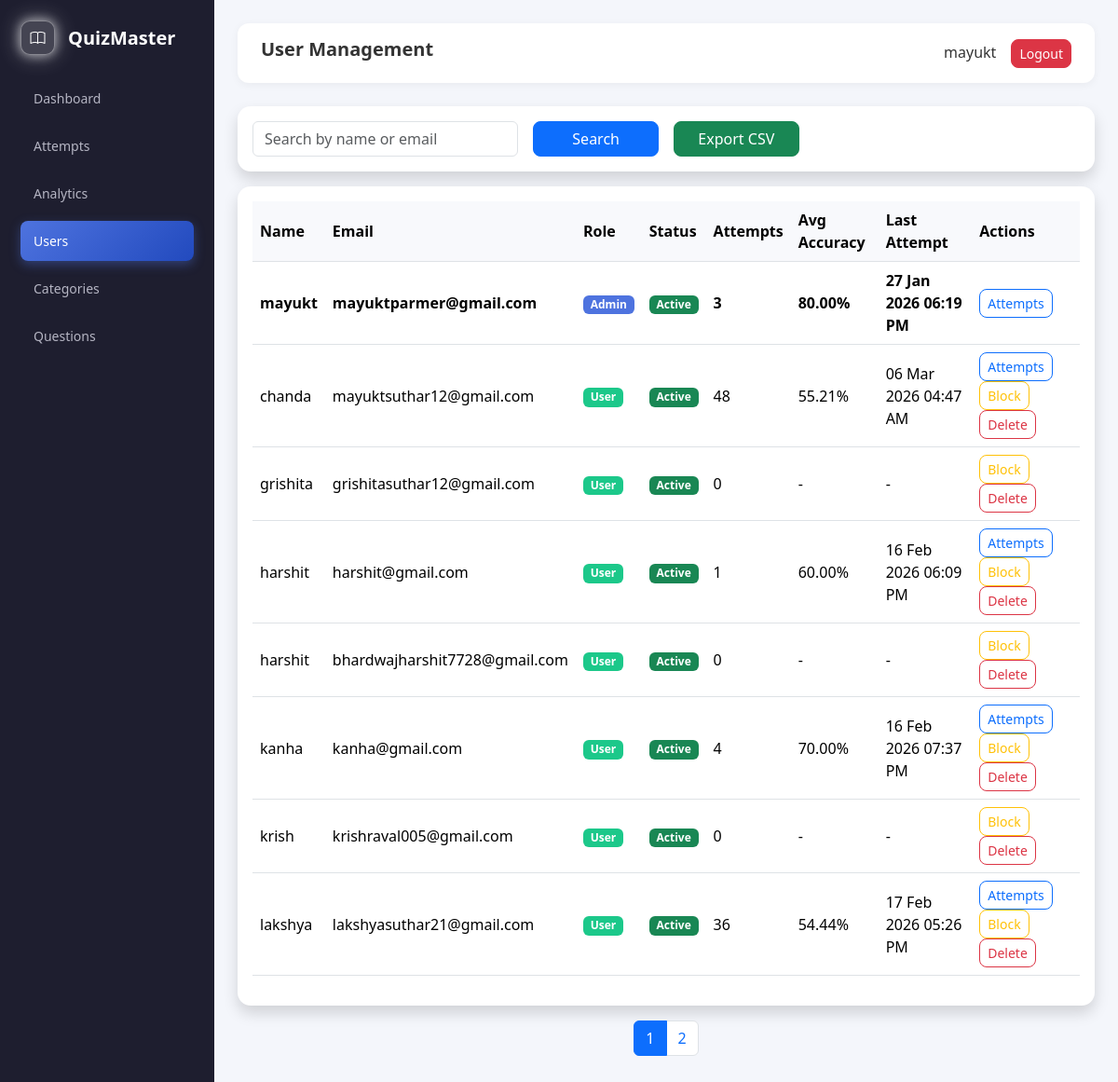
The page /admin/users.php (signed in) on the database its author committed.
### tables this page shows
CREATE TABLE `users` (
  `id` int(11) NOT NULL,
  `name` varchar(100) NOT NULL,
  `email` varchar(100) NOT NULL,
  `password` varchar(255) NOT NULL,
  `role` enum('user','admin') DEFAULT 'user',
  `created_at` timestamp NOT NULL DEFAULT current_timestamp(),
  `status` enum('active','blocked') DEFAULT 'active',
  `is_deleted` tinyint(1) DEFAULT 0
);

### admin/users.php (the view, shortened to what this page needs)
<?php
require_once __DIR__ . "/../includes/db.php";
$admin_name = $_SESSION['name'] ?? 'Admin';
$search = $_GET['search'] ?? '';
$limit = 8;
$page = isset($_GET['page']) ? (int)$_GET['page'] : 1;
$offset = ($page-1)*$limit;
$countQ=mysqli_query($conn,"
SELECT COUNT(*) total FROM users
WHERE is_deleted=0
AND (name LIKE '%$search%' OR email LIKE '%$search%')
");
$total=mysqli_fetch_assoc($countQ)['total'];
$totalPages=ceil($total/$limit);
$sql="
SELECT
u.id,u.name,u.email,u.role,u.status,
COUNT(qa.id) attempts,
ROUND(AVG(qa.accuracy),2) avg_acc,
MAX(qa.attempted_at) last_attempt
FROM users u
LEFT JOIN quiz_attempts qa ON u.id=qa.user_id
WHERE u.is_deleted=0
AND (u.name LIKE '%$search%' OR u.email LIKE '%$search%')
GROUP BY u.id
ORDER BY
    CASE WHEN u.role='admin' THEN 0 ELSE 1 END,
    u.name
LIMIT $offset,$limit
";
$result=mysqli_query($conn,$sql);
?>
<!DOCTYPE html>
<html>
<head>
<link href="https://cdn.jsdelivr.net/npm/bootstrap@5.3.2/dist/css/bootstrap.min.css" rel="stylesheet">
<link rel="stylesheet" href="../assets/admin_css/admin_dashboard.css?v=2">
<link href="https://cdn.jsdelivr.net/npm/bootstrap-icons@1.11.1/font/bootstrap-icons.css" rel="stylesheet">
</head>
<body>
<div class="wrapper">
<div class="sidebar">
<div class="logo">
                <div class="logo-icon">
                    <i class="bi bi-book"></i>
                </div>
                <div class="logo-text">QuizMaster</div>
            </div>
<a href="dashboard.php">Dashboard</a>
<a href="view_attempts.php">Attempts</a>
<a href="charts.php">Analytics</a>
<a class="active" href="users.php">Users</a>
<a href="add_category.php">Categories</a>
<a href="add_question.php">Questions</a>
</div>
<div class="main">
<div class="topbar">
<h5>User Management</h5>
<div>
<?= htmlspecialchars($admin_name) ?>
<a href="../auth/logout.php" class="btn btn-danger btn-sm ms-3">Logout</a>
</div>
</div>
<div class="card p-3 mb-3 shadow">
<form class="row g-3">
<div class="col-md-4">
<input type="text" name="search"
value="<?= htmlspecialchars($search) ?>"
class="form-control"
placeholder="Search by name or email">
</div>
<div class="col-md-2">
<button class="btn btn-primary w-100">Search</button>
</div>
<div class="col-md-2">
<a href="users.php?export=1" class="btn btn-success w-100">
Export CSV
</a>
</div>
</form>
</div>
<div class="card p-3 shadow">
<?php if(mysqli_num_rows($result)==0): ?>
<p class="text-center text-muted py-5">No users found.</p>
<?php else: ?>
<div class="table-responsive">
<table class="table table-hover align-middle">
<thead>
<tr>
<th>Name</th>
<th>Email</th>
<th>Role</th>
<th>Status</th>
<th>Attempts</th>
<th>Avg Accuracy</th>
<th>Last Attempt</th>
<th>Actions</th>
</tr>
</thead>
<tbody>
<?php while($u=mysqli_fetch_assoc($result)): ?>
<tr class="<?= $u['role']=='admin' ? 'admin-row' : '' ?>">
<td><?= htmlspecialchars($u['name']) ?></td>
<td><?= htmlspecialchars($u['email']) ?></td>
<td>
<span class="badge <?= $u['role']=='admin'?'badge-admin':'badge-user' ?>">
<?= ucfirst($u['role']) ?>
</span>
</td>
<td>
<span class="badge <?= $u['status']=='active'?'badge-active':'badge-blocked' ?>">
<?= ucfirst($u['status']) ?>
</span>
</td>
<td><?= $u['attempts'] ?></td>
<td><?= $u['avg_acc']!==null ? $u['avg_acc'].'%' : '-' ?></td>
<td>
<?= $u['last_attempt']
? date("d M Y h:i A",strtotime($u['last_attempt']))
: '-' ?>
</td>
<td>
<?php if($u['attempts']>0): ?>
<a href="view_attempts.php?user_id=<?= $u['id'] ?>"
class="btn btn-sm btn-outline-primary">
Attempts
</a>
<?php endif; ?>
<?php if($u['role']!='admin' && $u['id']!=$_SESSION['user_id']): ?>
<a href="users.php?toggle=<?= $u['id'] ?>"
class="btn btn-sm btn-outline-warning">
<?= $u['status']=='active'?'Block':'Unblock' ?>
</a>
<a onclick="return confirm('Delete this user?')"
href="users.php?delete=<?= $u['id'] ?>"
class="btn btn-sm btn-outline-danger">
Delete
</a>
<?php endif; ?>
</td>
</tr>
<?php endwhile; ?>
</tbody>
</table>
</div>
<?php endif; ?>
</div>
<?php if($totalPages>1): ?>
<div class="mt-3 d-flex justify-content-center">
<nav>
<ul class="pagination">
<?php for($i=1;$i<=$totalPages;$i++): ?>
<li class="page-item <?= $page==$i?'active':'' ?>">
<a class="page-link"
href="users.php?page=<?= $i ?>&search=<?= $search ?>">
<?= $i ?>
</a>
</li>
<?php endfor; ?>
</ul>
</nav>
</div>
<?php endif; ?>
</div>
</div>
</body>
</html>

### assets/admin_css/admin_dashboard.css (style rules this page uses)
* { box-sizing:border-box; margin:0; padding:0; }
body { font-family:"Segoe UI",sans-serif; background:#f4f6fb; color:#333; overflow:hidden; }
a { text-decoration:none; }
.wrapper { display:flex; height:100vh; }
.logo { display:flex; align-items:center; gap:14px; color:#fff; transform-origin:left center; will-change: transform; margin-bottom:25px; transition: transform 0.6s cubic-bezier(0.16,1,0.3,1), filter 0.6s ease; }
.logo-icon { width:37px; height:37px; border-radius:10px; background:rgba(255,255,255,0.171); border:1px solid rgba(255,255,255,0.363); display:flex; align-items:center; justify-content:center; position:relative; overflow:hidden; box-shadow: 0 0 12px rgba(255,255,255,0.6), 0 0 25px rgba(255,255,255,0.4); }
.logo-icon::after { content:""; position:absolute; top:0; left:-150%; width:80%; height:100%; background:linear-gradient( 120deg, transparent, rgba(255,255,255,0.35), transparent ); animation:shine-wave 3s infinite; }
.logo-icon i { font-size:16px; color:#fff; }
.logo-text { font-size:20px; font-weight:700; }
.sidebar { width:230px; background:#1e1e2f; color:#fff; padding:22px; position:fixed; top:0; left:0; bottom:0; overflow-y:auto; }
.sidebar a { display:block; color:#b5b5c3; padding:11px 14px; border-radius:8px; margin-bottom:8px; font-size:14px; transition:0.25s; }
.sidebar a.active { background:linear-gradient(135deg,#4e73df,#224abe); color:#fff; box-shadow:0 4px 12px rgba(78,115,223,0.4); }
.main { margin-left:230px; width:calc(100% - 230px); height:100vh; overflow-y:auto; padding:25px; }
.topbar { position:sticky; top:0; z-index:1000; background:#fff; padding:16px 25px; display:flex; justify-content:space-between; align-items:center; border-radius:12px; box-shadow:0 2px 10px rgba(0,0,0,0.05); margin-bottom:25px; }
.topbar h5 { font-weight:600; }
.card { border-radius:14px; border:none; background:#fff; box-shadow:0 3px 12px rgba(0,0,0,0.05); }
.table th { background:#f8f9fc; font-weight:600; }
.table td,.table th { vertical-align:middle; }
.btn { border-radius:8px; }

### admin/users.php (style rules this page uses)
.table thead { background:#1e1e2f;color:#fff; }
.badge-admin { background:#4e73df; }
.badge-user { background:#1cc88a; }
.badge-active { background:#198754; }
.admin-row { background:linear-gradient(90deg,#fff3cd,#ffe69c); font-weight:600; }

### rows shown on the page
users: name "mayukt", email "mayuktparmer@gmail.com", role "Admin", status "Active", attempts "3", avg_acc "80.00", last_attempt "27 Jan 2026 06:19 PM"
users: name "chanda", email "mayuktsuthar12@gmail.com", role "User", status "Active", attempts "48", avg_acc "55.21", last_attempt "06 Mar 2026 04:47 AM", shows "Block"
users: name "grishita", email "grishitasuthar12@gmail.com", role "User", status "Active", attempts "0", shows "Block"
users: name "harshit", email "harshit@gmail.com", role "User", status "Active", attempts "1", avg_acc "60.00", last_attempt "16 Feb 2026 06:09 PM", shows "Block"
users: name "harshit", email "bhardwajharshit7728@gmail.com", role "User", status "Active", attempts "0", shows "Block"
users: name "kanha", email "kanha@gmail.com", role "User", status "Active", attempts "4", avg_acc "70.00", last_attempt "16 Feb 2026 07:37 PM", shows "Block"
users: name "krish", email "krishraval005@gmail.com", role "User", status "Active", attempts "0", shows "Block"
users: name "lakshya", email "lakshyasuthar21@gmail.com", role "User", status "Active", attempts "36", avg_acc "54.44", last_attempt "17 Feb 2026 05:26 PM", shows "Block"

### other values the page prints
$admin_name "mayukt"
